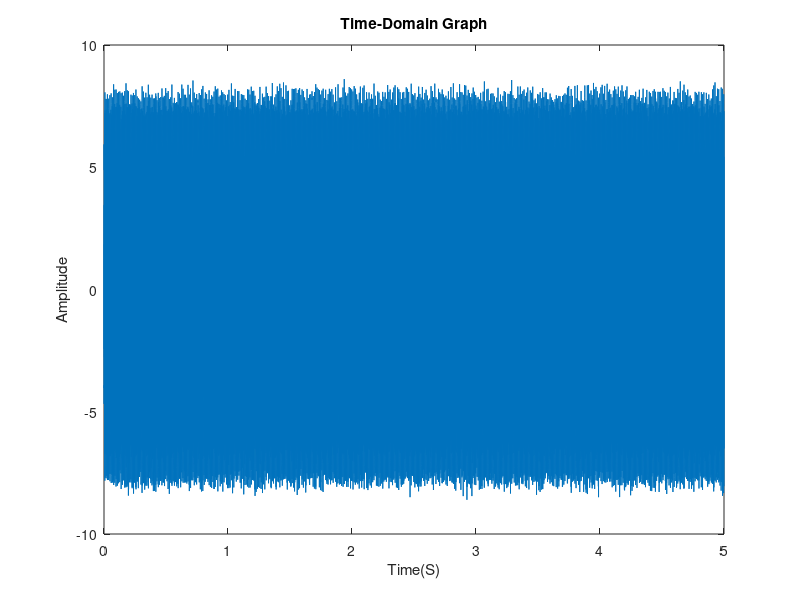

This figure's MATLAB source: (Note: this script raises an error after producing the figure.)
clc
clear all
close all
A=2;
B=0;
C=4;
D=2;
E=5;
F=4;
G=6;
H=1;
A1 = A+B+H ;
A2 = B+C+H ;
s= (C+D+H)/30;
fs = 12000 ;
t = 0:1/fs:5;
x1= A1*sin(2*pi*((C+D+H)*100)*t)+ A2*cos(2*pi*((D+E+H)*100)*t);
f1=((C+D+H)*100);
f2=((D+E+H)*100);

noise= s*randn(size(t));
signal = x1 + noise;
figure;
plot(t,signal);
xlabel('Time(S)');
ylabel('Amplitude');
title('Time-Domain Graph');

PS=((A1^2)/2)+((A2^2)/2);
PN=s^2;
SNR_theo=PS/PN
SNR_theo_DB=10*log10(SNR_theo)
SNR_mat_DB=snr(x1,noise)
SNR_mat=10^(SNR_mat_DB/10)

bw=abs(f1-f2)
bandwidth=obw(signal,fs)
max_cap=bandwidth*log2(1+SNR_theo)
Levels = floor(2^(1/2*log2( 1 + SNR_mat)))


